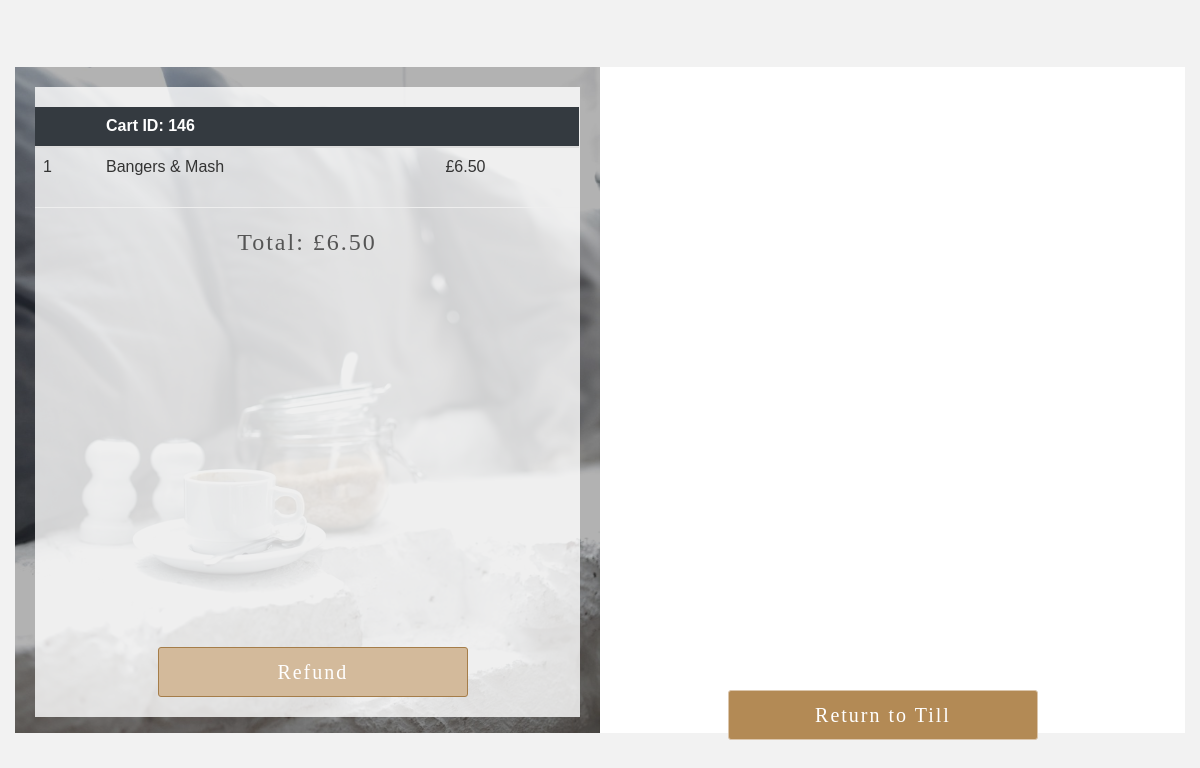
The app's page /ref/146 with its own data.
### till_sys/models.py (models this page shows, shortened)
class Cart(models.Model):
    total = models.FloatField()
    status = models.CharField(max_length = 64, default="Processing")
    employee = models.ForeignKey(User, on_delete = models.PROTECT)
    time_of_order = models.DateTimeField(default=datetime.now())
    items = models.ManyToManyField('Cart_Entry', blank = True, )
    payment_method = models.CharField(max_length = 64, blank = True, null = True, )

class Menu_Item(models.Model):
    name = models.CharField(max_length = 64)                            # Item name
    description = models.TextField(blank = True, null = True)                        # describe the item
    type = models.ForeignKey('Item_type', on_delete=models.SET_NULL, blank = True, null = True)    # Main Meal / Starter etc -- link to Item_type
    price = models.FloatField(blank = True, null = True)                                         # Price of item, if different than that type of meal
    allergy_info = models.CharField(max_length = 200, blank = True, null = True)      # Any allergy precautions?
    active_status = models.CharField(max_length = 32, default="Active")                   # Is item still available?  Discontinued?
    options = models.ManyToManyField('Option', blank = True,)                           # Anything we have to choose?
    addons = models.ManyToManyField('Add_On', blank = True,)                            # Anything that's extra?
    breadType = models.ManyToManyField('breadType', blank = True,)
    min_options = models.IntegerField(default = 0)                                       # minimum options that need be selected.  Employee cannot move forward until that many have been chosen
    max_options = models.IntegerField(default = 0)                                       # max options
    def __str__(self):
        return f"{self.name}"

class Item_Type(models.Model):
    name = models.CharField(max_length = 64)
    price = models.FloatField(blank = True, null = True)                             # Use this if the entire class has a price.  Can be overridden in Item field
    menu_type = models.CharField(max_length = 32)               # breakfast or lunch?

### till_sys/views.py (the view)
# urls.py: path("ref/<int:cart_id>", views.ref, name="ref"),
def ref(request, cart_id):
    c = Cart.objects.filter(time_of_order__date = datetime.now())
    this_cart = Cart.objects.get(id = cart_id)
    entry_list = []
    for entry in this_cart.items.all():
        entry_list.append([entry.item, entry.bread.all(), entry.options.all(), entry.addons.all()])
    context = {
        "carts_all": c,
        "entry_list": entry_list,
        "this_cart": this_cart,
    }
    return render(request, "till_sys/ref.html", context)

### till_sys/templates/till_sys/ref.html (shortened to what this page needs)
{% extends 'till_sys/base2.html' %}
{% block script %}
{% load static %}
<link rel="stylesheet" href="{% static 'css/custom.css' %}">
<link rel="stylesheet" href="{% static 'css/custom2.css' %}">
{% endblock %}
{% block body %}
<div class="limiter">
  <div class="container-100">
    <div class="wrap-100">
      <div class="disc-form">
        <div id="carts_all">
          <div class="wrap-202">
            <div class="container-fluid">
            </div>
          </div>
        </div>
      </div>
      <div class="wrap-104" id="till_btn">
        <a href="{% url 'index' %}"><button id="btnch" type="button" class="disc-form-btn-5">Return to Till</button></a>
      </div>
      <div class="disc100-more" style="background-image: url('{% static 'images/coffee4.jpg' %}');">
        <div class="container-101">
          <div class="wrap-101">
          </div>
          <div class="wrap-102">
            <table class="table">
              <thead class="t-header">
                <tr>
                  <th scope="col"></th>
                  <th scope="col">Cart ID: {{ this_cart.id }}</th>
                  <th scope="col"></th>
                </tr>
              </thead>
              {% for list in entry_list %}
                <tr>
                  <td>{{ forloop.counter }}</td>
                  <td>{{ list.0 }}</td>
                  <td>£{% if list.0.price %}{{ list.0.price|stringformat:'0.2f' }}
                    {% else %}{{ list.0.type.price|stringformat:'0.2f' }}
                    {% endif %}
                </tr>
              {% endfor %}
              </table>
              <hr>
              <h1 class="disc-form-title">Total: £{{ this_cart.total|stringformat:'0.2f' }}</h1><br>
          </div>
        </div>
        <div class="wrap-103">
          <div class="container-form-btn">
            <a href="{% url 'pr' this_cart.id %}"><button id="add_more" type="button" class="disc-form-btn-6">Refund</button></a>
          </div>
        </div>
      </div>
    </div>
  </div>
</div>
{% endblock %}

### till_sys/static/css/custom.css (style rules this page uses)
* { margin: 0px; padding: 0px; box-sizing: border-box; }
body, html { height: 100%; font-family: Poppins-Regular, sans-serif; }
a { font-family: Poppins-Regular; font-size: 14px; line-height: 1.7; color: #666666; margin: 0px; transition: all 0.4s; -webkit-transition: all 0.4s; -o-transition: all 0.4s; -moz-transition: all 0.4s; }
button { outline: none !important; border: none; background: transparent; }
.limiter { width: 100%; margin: 0 auto; }
.container-100 { width: 100%; min-height: 100vh; display: -webkit-box; display: -webkit-flex; display: -moz-box; display: -ms-flexbox; display: flex; flex-wrap: wrap; justify-content: center; align-items: center; padding: 15px; background: #f2f2f2; }
.container-101 { width: 100%; display: -webkit-box; display: -webkit-flex; display: -moz-box; display: -ms-flexbox; display: flex; flex-wrap: wrap; justify-content: center; align-items: center; }
.wrap-100 { height: 666px; width: 1170px; background: #fff; overflow: hidden; display: -webkit-box; display: -webkit-flex; display: -moz-box; display: -ms-flexbox; display: flex; flex-wrap: wrap; align-items: stretch; flex-direction: row-reverse; }
.wrap-101 { height: 630px; width: 585px; background: #fff; overflow: hidden; display: -webkit-box; display: -webkit-flex; display: -moz-box; display: -ms-flexbox; display: flex; flex-wrap: wrap; align-items: stretch; flex-direction: row-reverse; margin: 20px; opacity: 0.8; }
.wrap-102 { position: absolute; height: 530px; top: 40px; left: 20px; width: 93%; overflow: auto; }
.wrap-202 { position: absolute; height: 580px; width: 585px; top: 40px; left: 50%; overflow: auto; }
.wrap-103 { position: absolute; top: 560px; left: 21%; }
.wrap-104 { position: absolute; left: 59%; bottom: 40px; }
.disc-form { width: 50%; display: -webkit-box; display: -webkit-flex; display: -moz-box; display: -ms-flexbox; display: flex; flex-wrap: wrap; }
.disc-form-title { font-family: Poppins-Regular; font-size: 24px; color: #555555; line-height: 1.2; letter-spacing: 2px; text-align: center; padding-bottom: 14px; width: 100%; display: block; }
.container-form-btn { width: 100%; display: -webkit-box; display: -webkit-flex; display: -moz-box; display: -ms-flexbox; display: flex; flex-wrap: wrap; justify-content: center; }
.disc-form-btn-5 { display: -webkit-box; display: -webkit-flex; display: -moz-box; display: -ms-flexbox; display: flex; justify-content: center; align-items: center; padding: 0 20px; width: 310px; height: 50px; border-radius: 3px; background: #b38a55; margin: 20px; border: 1px solid #dbc6ad; font-family: Montserrat-Bold; font-size: 20px; color: #fff; line-height: 1.2; letter-spacing: 2px; -webkit-transition: all 0.4s; -o-transition: all 0.4s; -moz-transition: all 0.4s; transition: all 0.4s; }
.disc-form-btn-6 { display: -webkit-box; display: -webkit-flex; display: -moz-box; display: -ms-flexbox; display: flex; justify-content: center; align-items: center; padding: 0 20px; width: 310px; height: 50px; border-radius: 3px; background: #d3ba9b; margin: 20px; border: 1px solid #a57d49; font-family: Montserrat-Bold; font-size: 20px; color: #fff; line-height: 1.2; letter-spacing: 2px; -webkit-transition: all 0.4s; -o-transition: all 0.4s; -moz-transition: all 0.4s; transition: all 0.4s; }
.disc100-more { width: 50%; background-repeat: no-repeat; background-size: cover; background-position: center; position: relative; z-index: 1; }
.disc100-more::before { content: ""; display: block; position: absolute; z-index: -1; width: 100%; height: 100%; top: 0; left: 0; background: rgba(0,0,0,0.3); }
html * { font-size: 16px; }
.t-header { color: #fff; background-color: #343a40; border-color: #454d55; }

### records on screen
Cart: id "146", total "6.50"
Menu_Item: name "Bangers & Mash", type.price "6.50"
